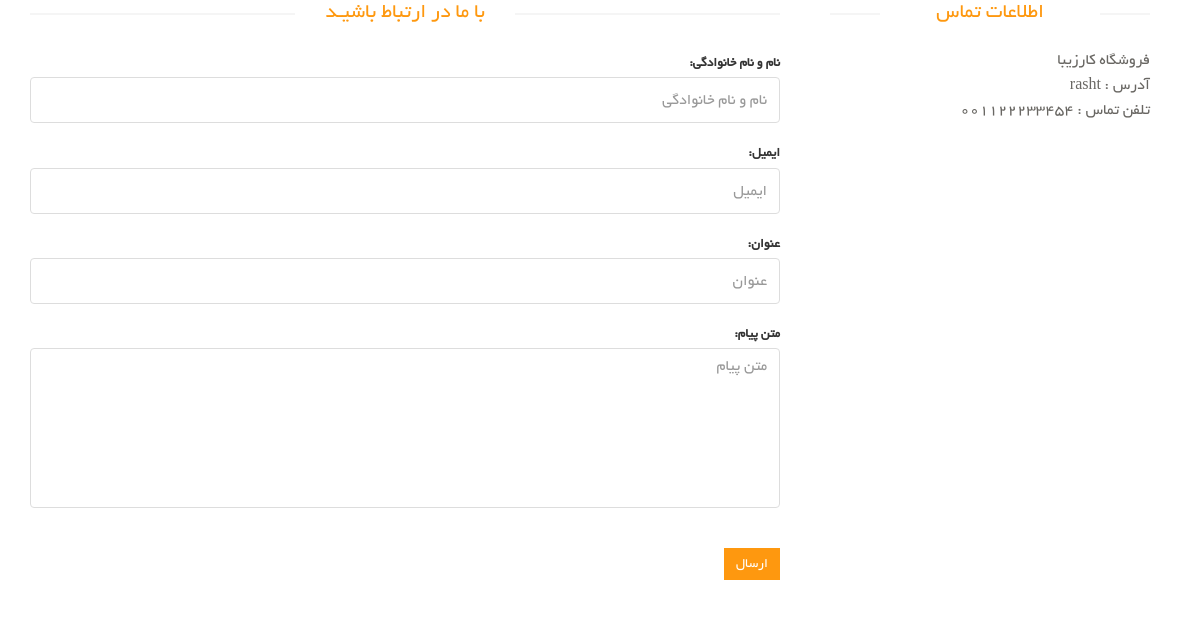
The page /contact-us/ on the database its author committed.
### site_settings/models.py (models this page shows, shortened)
class SiteSettings(models.Model):
    site_name = models.CharField(max_length=200 , verbose_name='Site Name')
    site_url = models.CharField(max_length=200 , verbose_name='Site URL')
    site_address = models.CharField(max_length=300 , verbose_name='Site Address')
    site_phone = models.CharField(max_length=100 , null=True , blank=True , verbose_name='Site Phone')
    site_fax = models.CharField(max_length=200 , null=True , blank=True , verbose_name='Site Fax')
    site_email = models.EmailField(max_length=200 , null=True , blank=True , verbose_name='Site Email')
    about_us_text = models.TextField(verbose_name='About Us Text')
    site_copy_right = models.TextField(verbose_name='Copyright Text')
    site_logo = models.ImageField(upload_to='images/site-setting/' , verbose_name='Site Logo')
    is_main_setting = models.BooleanField(verbose_name='Site Main Settings')
    class Meta:
        verbose_name = 'Site Setting'
        verbose_name_plural = 'Site Settings'

### contact/views.py (the view, shortened to what this page needs)
class ContactUsView(View):
    def get(self , request : HttpResponse):
        contact_form = ContactUsModelForm()
        setting : SiteSettings = SiteSettings.objects.filter(is_main_setting = True).first()
        return render(request=request , template_name='contact/contact.html' , context={'contact_form':contact_form,'setting':setting})

### contact/templates/contact/contact.html (shortened to what this page needs)
{% extends 'contact/base.html' %}
{% block content %}
    <div id="contact-page" class="container">
        <div class="bg">
            <div class="row">
                <div class="col-sm-8">
                    <div class="contact-form">
                        <h2 class="title text-center">با ما در ارتباط باشیـد</h2>
                        <form action="{% url 'contact_us_page' %}" id="main-contact-form" class="contact-form row" method="post">
                            {% for field in contact_form %}
                                <div class="form-group col-md-12">
                                    {{ field.label_tag }}
                                    {{ field }}
                                </div>
                            {% endfor %}
                            <div class="form-group col-md-12">
                                <button type="submit" class="btn btn-primary pull-right">ارسال</button>
                            </div>
                        </form>
                    </div>
                </div>
                <div class="col-sm-4">
                    <div class="contact-info">
                        <h2 class="title text-center">اطلاعات تماس</h2>
                        <address>
                            <p>{{ setting.site_name }}</p>
                            <p>آدرس : {{ setting.site_address }}</p>
                            <p>تلفن تماس : {{ setting.site_phone }}</p>
                        </address>
                        </div>
                    </div>
                </div>
            </div>
        </div>
{% endblock %}

### static/css/main.css (style rules this page uses)
body { font-family: 'BYekan'; font-size: 10pt; position: relative; font-weight: normal; direction: rtl; }
h1, h2, h3, h4, h5, h6 { font-family: 'BYekan', sans-serif; }
.left-sidebar h2:after, h2.title:after { content: " "; position: absolute; border: 1px solid #f5f5f5; bottom:8px; right: 0; width: 100%; height: 0; z-index: -2; }
h2.title:before { content: " "; position: absolute; background: #fff; bottom: -6px; width: 220px; height: 30px; z-index: -1; right: 50%; margin-right: -110px; }
h2.title { color: #FE980F; font-family: 'BYekan', sans-serif; font-size: 16pt; font-weight: 400; margin: 0 15px; text-transform: uppercase; margin-bottom: 30px; position: relative; }
.bg h2.title { margin-right:0; margin-left:0; margin-top: 0; }
.chose_area input, select, textarea { background: #F0F0E9; border:0; color: #696763; padding: 6px; width: 100%; border-radius: 0; resize: none }
.btn.btn-primary { background:#FE980F; border: 0 none; border-radius: 0; margin-top: 16px; }
.contact-form .form-group { margin-bottom: 20px; }
#contact-page .form-control { background-color: #fff; border: 1px solid #ddd; color: #696763; height: 46px; padding: 6px 12px; width: 100%; font-size: 16px; border-radius: 4px; box-shadow:inherit; }
#contact-page #message { height:160px; resize:none; }
#main-contact-form .btn-primary { margin-bottom: 15px; margin-top: 20px; }
#contact-page .contact-info { padding: 0 20px; }
#contact-page .contact-info address { margin-bottom: 40px; margin-top: -5px; }
#contact-page .contact-info p { margin-bottom: 0; color: #696763; font-size: 16px; line-height: 25px; }

### rows shown on the page
SiteSettings: site_name "فروشگاه کارزیبا", site_address "rasht", site_phone "001122233454"

### other values the page prints
{{ field.label_tag }} "نام و نام خانوادگی:" "ایمیل:" "عنوان:" "متن پیام:"
